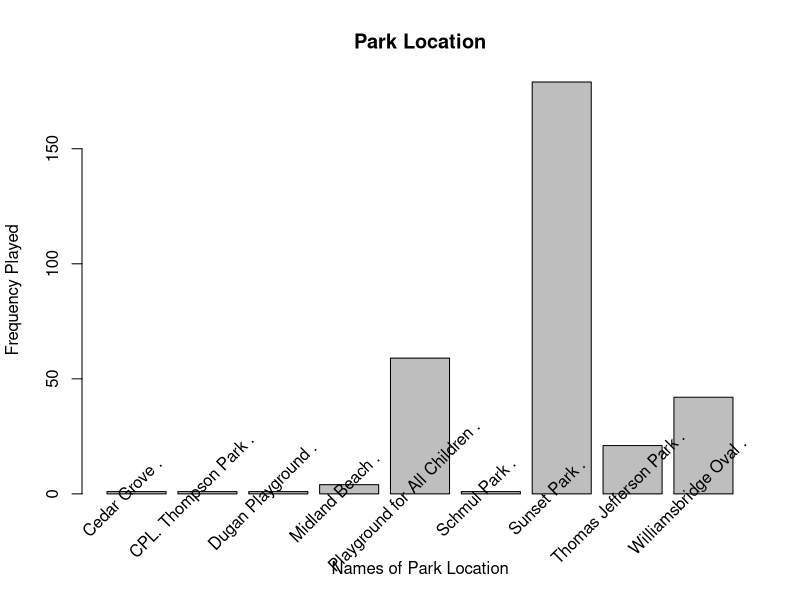
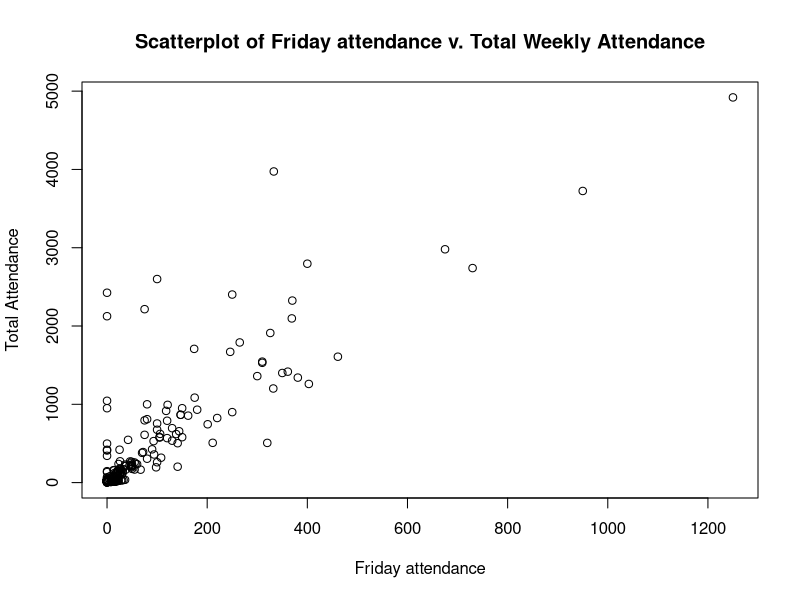

The R script that drew these images, in order: (Note: this script raises an error after producing the figures.)

#I loaded the Summer_Sports_Experience data into variable "sports"
library(readr)
sports <- read_csv("Summer_Sports_Experience.csv")
View(sports)

#I changed the name of my columns into simpler names and I used dplyr to do so.
library(dplyr)
sports<-sports%>%
rename(
borough="Borough Location",
park="Park Location",
games="Sports Played",
start="Week Start Date",
end="Week End Date",
sun="Sunday's Attendance",
mon="Monday's Attendance",
tue="Tuesday's Attendance",
wed="Wednesday's Attendance",
Thu="Thursday's Attendance",
fri="Friday's Attendance",
sat="Saturday's Attendance",
tot_attend="Attendance Sum"
)

# This part is an update of "MILESTONE 1", based on my professors feedback I was able to make a barplot,
# and include all park locations where sport activities where held, and I  but gave a title and axis labels.
x <- barplot(table(sports$park), xaxt="n", main="Park Location", ylab="Frequency Played",xlab="Names of Park Location")
labs <- paste(names(table(sports$park)), ".")
text(cex=1, x=x-.25, y=-1.25, labs, xpd=TRUE, srt=45)

# Scatterplot of Friday Attendance (x axis) vx. Total Weekly Attendance (y axis),
# and I gave a title and axis labels to my scatterplot.
plot(tot_attend ~ fri, data = sports, main= "Scatterplot of Friday attendance v. Total Weekly Attendance", xlab="Friday attendance", ylab="Total Attendance")


# Here I calculated the correlation between friday attendance and total attendance.
cor(sports$tot_attend, sports$fri)

------------------------------------------------------------------------------------------------------
# Here i Computed the 95% confidence interval for the mean of the tot_attendance,
# when no people partecipate on sport activities on Friday's. 

  
# Here I  created a new data frame including only fradys where no people have partecipated in sport activities
nopeople<-subset(sports, fri==0)

# I checked my new data
nopeople

# Here I computed my sample mean
xbar<- mean(nopeople$tot_attend)
xbar

# Store the sample size in n, I founded on the dataframe 151x13 
n<-151

# Here I computed a t-value
t<- -qt(0.025,n-1)
t

# I also comuted a sample standard deviation
s<-sd(nopeople$tot_attend)
s

# Finally I computed the lower and upper bounds of the 95% confidence interval
xbar + t*s/sqrt(n)
xbar - t*s/sqrt(n)

# I also computed the z-interval
z<-qnorm(0.975)
z
xbar - z*s/sqrt(n)
xbar + z*s/sqrt(n)

--------------------------------------------------------------------------------
#Here I found the interval by using all data, including also the days on Friday where no one partecipated in sport activities.

#I computed the mean  
xbar<-mean(sports$tot_attend)
xbar

# I used n the number of all rows of my data 309x13
n<-309

#I computate the t-value
t<- -qt(0.025,n-1)
t

#And I computed the Standard Deviation
s<-sd(sports$tot_attend)
s

#I found the interval
xbar + t*s/sqrt(n)
xbar - t*s/sqrt(n)

#Finally, I also found the z-intervals
z<-qnorm(0.975)
z
xbar - z*s/sqrt(n)
xbar + z*s/sqrt(n)


